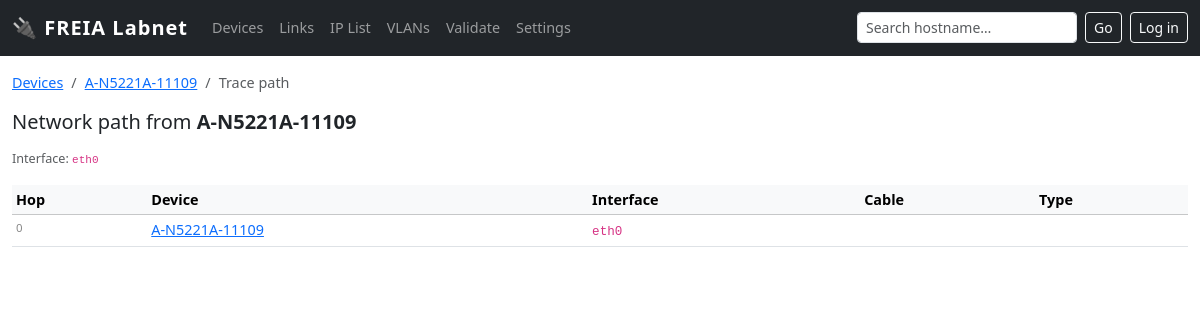
Screenshot of /trace/A-N5221A-11109 with the database file from the repository.
### tables this page shows
CREATE TABLE "device" (
    id INTEGER PRIMARY KEY,
    hostname TEXT UNIQUE,
    kind TEXT NOT NULL,
    vendor_model TEXT,
    os TEXT,
    serial TEXT,
    location_id INTEGER REFERENCES location(id),
    owner TEXT,
    purpose TEXT,
    status TEXT NOT NULL DEFAULT 'active' CHECK(status IN (
        'active','spare','loan','disconnected','retired','planned'
    )),
    notes TEXT,
    vm_host_id INTEGER REFERENCES device(id)
);

CREATE TABLE iface (
    id INTEGER PRIMARY KEY,
    device_id INTEGER NOT NULL REFERENCES device(id) ON DELETE CASCADE,
    name TEXT NOT NULL,                 -- 'eth0','eno5','br0' for NICs; '24','C02-11A-13','P2' for ports
    kind TEXT NOT NULL CHECK(kind IN ('nic','port')),
    mac TEXT,                           -- validate format if present
    ip TEXT,
    prefix INTEGER,
    vlan_id INTEGER,
    notes TEXT, mode TEXT NOT NULL DEFAULT 'access', ip_mode TEXT DEFAULT 'static',  
    UNIQUE(device_id, name)
);

### app.py (the view)
@app.route('/trace/<hostname>')
def trace(hostname):
    dev = query(
        "SELECT id, hostname FROM device WHERE hostname LIKE ? LIMIT 1",
        (f'%{hostname}%',), one=True)
    if not dev:
        flash(f'Device "{hostname}" not found', 'danger')
        return redirect(url_for('devices'))
    all_nics = query(
        "SELECT id, name FROM iface WHERE device_id=? AND kind='nic' ORDER BY name",
        (dev['id'],))
    if not all_nics:
        flash(f'{hostname} has no NIC interface', 'warning')
        return redirect(url_for('device', dev_id=dev['id']))
    try:
        sel_id = int(request.args.get('iface_id', all_nics[0]['id']))
    except (TypeError, ValueError):
        sel_id = all_nics[0]['id']
    nic = next((n for n in all_nics if n['id'] == sel_id), all_nics[0])
    hops = query("""
        WITH RECURSIVE path(cur_iface, depth, device_name, dev_id,
                            iface_name, cable_nr, cable_type, visited) AS (
            SELECT i.id, 0, d.hostname, d.id, i.name, NULL, NULL,
                   ',' || i.id || ','
            FROM iface i JOIN device d ON d.id=i.device_id WHERE i.id=?
            UNION ALL
            SELECT
                CASE WHEN l.a_iface_id=p.cur_iface THEN l.b_iface_id ELSE l.a_iface_id END,
                p.depth+1, d2.hostname, d2.id, i2.name, l.cable_nr, cr.type,
                p.visited || CASE WHEN l.a_iface_id=p.cur_iface
                    THEN l.b_iface_id ELSE l.a_iface_id END || ','
            FROM path p
            JOIN link l ON (l.a_iface_id=p.cur_iface OR l.b_iface_id=p.cur_iface)
                AND l.status != 'removed'
            JOIN iface i2 ON i2.id=CASE
                WHEN l.a_iface_id=p.cur_iface THEN l.b_iface_id ELSE l.a_iface_id END
            JOIN device d2 ON d2.id=i2.device_id
            LEFT JOIN cable_ref cr ON cr.nr=l.cable_nr
            WHERE p.depth < 15
              AND p.visited NOT LIKE '%,' || CASE
                WHEN l.a_iface_id=p.cur_iface THEN l.b_iface_id ELSE l.a_iface_id END || ',%'
        )
        SELECT depth, device_name, dev_id, iface_name, cable_nr, cable_type
        FROM path ORDER BY depth
    """, (nic['id'],))
    return render_template('trace.html', hostname=dev['hostname'],
                           all_nics=all_nics, selected_nic=nic, hops=hops)

### app.py (called while the page is built)
@app.before_request
def _require_login_for_writes():
    if not _AUTH_HASH:
        return                            # no password set → open (dev mode)
    if request.endpoint in ('login', 'logout', 'static'):
        return
    if request.method == 'POST' and not current_user.is_authenticated:
        flash('Please log in to make changes.', 'warning')
        return redirect(url_for('login'))

def get_db():
    db = getattr(g, '_database', None)
    if db is None:
        db = g._database = sqlite3.connect(LABNET_PATH)
        db.row_factory = sqlite3.Row
        db.execute('PRAGMA foreign_keys = ON')
    return db

def query(sql, args=(), one=False):
    cur = get_db().execute(sql, args)
    rv = cur.fetchall()
    return (rv[0] if rv else None) if one else rv

### templates/trace.html (shortened to what this page needs)
{% extends "base.html" %}
{% block content %}
<nav aria-label="breadcrumb" class="mb-2">
  <ol class="breadcrumb">
    <li class="breadcrumb-item"><a href="/devices">Devices</a></li>
    <li class="breadcrumb-item"><a href="/device/{{ hops[0]['dev_id'] if hops else '#' }}">{{ hostname }}</a></li>
    <li class="breadcrumb-item active">Trace path</li>
  </ol>
</nav>
<div class="d-flex align-items-baseline gap-3 mb-3">
  <h5 class="mb-0">Network path from <strong>{{ hostname }}</strong></h5>
</div>
{% if all_nics | length > 1 %}
<div class="mb-3">
  <span class="small text-muted me-2">Interface:</span>
  {% for nic in all_nics %}
  <a href="/trace/{{ hostname }}?iface_id={{ nic['id'] }}"
     class="btn btn-sm {% if nic['id'] == selected_nic['id'] %}btn-primary{% else %}btn-outline-secondary{% endif %} me-1">
    {{ nic['name'] }}
  </a>
  {% endfor %}
</div>
{% else %}
<p class="small text-muted mb-3">Interface: <code>{{ selected_nic['name'] }}</code></p>
{% endif %}
<table class="table table-sm">
  <thead class="table-light">
    <tr><th>Hop</th><th>Device</th><th>Interface</th><th>Cable</th><th>Type</th></tr>
  </thead>
  <tbody>
    {% for hop in hops %}
    <tr class="hop-row">
      <td>{{ hop['depth'] }}</td>
      <td><a href="/device/{{ hop['dev_id'] }}">{{ hop['device_name'] }}</a></td>
      <td><code>{{ hop['iface_name'] }}</code></td>
      <td>{{ hop['cable_nr'] or '' }}</td>
      <td><small class="text-muted">{{ hop['cable_type'] or '' }}</small></td>
    </tr>
    {% else %}
    <tr><td colspan="5" class="text-muted text-center">No path found from <code>{{ selected_nic['name'] }}</code></td></tr>
    {% endfor %}
  </tbody>
</table>
{% endblock %}

### templates/base.html (style rules this page uses)
body { font-size: .9rem; }
.hop-row td:first-child { color: #888; font-size: .8em; }

### rows the page displays
device: hostname "A-N5221A-11109"
iface: name "eth0", depth "0", device_name "A-N5221A-11109", iface_name "eth0"
